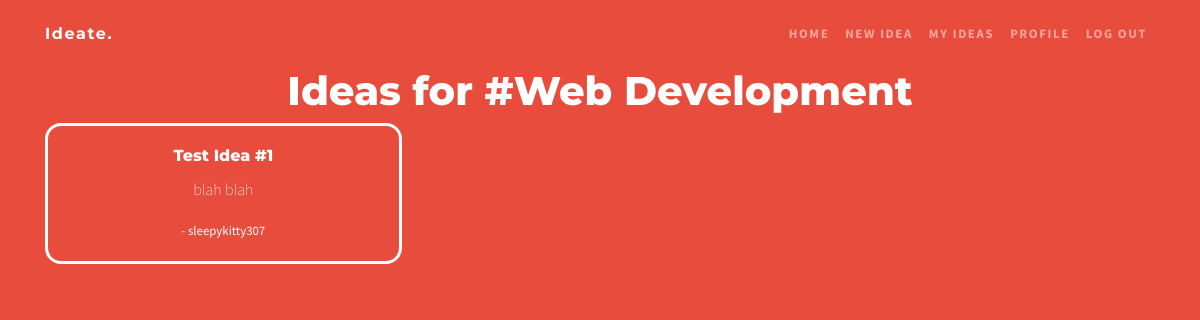
Page /tag/4/ (signed in) on the committed database.
### ideas/models.py (models this page shows)
class Tag(models.Model):
    name = models.CharField(max_length=30)

class Idea(models.Model):
    title = models.CharField(max_length=30)
    description = models.CharField(max_length=500, null=True)
    tags = models.ManyToManyField(Tag)
    author = models.ForeignKey(User, on_delete=models.CASCADE, default=1)

### ideas/views.py (the view)
# urls.py: path('tag/<int:pk>/', views.tagHome, name='tag-home'),
@login_required
def tagHome(request, pk):
    try:
        selectedTag = Tag.objects.get(id=pk)
        ideas = Idea.objects.filter(tags=selectedTag)
        context = {'tag': selectedTag,
                   'ideas': ideas,
                   'title': '#' + selectedTag.name,
                   }
        return render(request, 'ideas/tag_home.html', context)
    except Exception:
        return render(request, 'ideas/error.html', {'error': 'The requested page could not be found.'})
    finally:
        selectedTag = None

### ideas/templates/ideas/tag_home.html (shortened to what this page needs)
{% extends 'ideas/base.html' %}
{% load static %}
{% block content %}
<header class="custom-header text-center text-white">
    <div class="container">
        <div class="row h-100 align-items-center">
            <div class="col-lg mx-auto">
                <h1 class="mb-2">Ideas for #{{ tag.name }}</h1>
                {% if ideas %}
                <div class="card-columns">
                    {% for idea in ideas %}
                    <div class="card">
                        <div class="card-body">
                            <h6 class="card-title">{{ idea.title }}</h6>
                            <p class="card-text">{{ idea.description }}</p>
                            <p class="card-text"><small>- {{ idea.author }}</small></p>
                        </div>
                    </div>
                    {% endfor %}
                </div>
                {% else %}
                <p>No ideas found.</p>
                {% endif %}
            </div>
        </div>
    </div>
</header>
{% endblock content %}

### ideas/static/ideas/css/one-page-wonder.css (style rules this page uses)
body { font-family: "Source Sans Pro"; height: 100vh; font-weight: 100; }
h1, h2, h3, h4, h5, h6 { font-family: "Montserrat"; font-weight: 800 !important; }
.custom-header { min-height: 100vh; position: relative; overflow: auto; background: #e74c3c; }
.card { background-color: #e74c3c; border-color: #ffffff; border-width: 0.2rem; border-radius: 1rem; }

### rows in the picture
Tag: name "Web Development"
Idea: title "Test Idea #1", description "blah blah", author "sleepykitty307"
